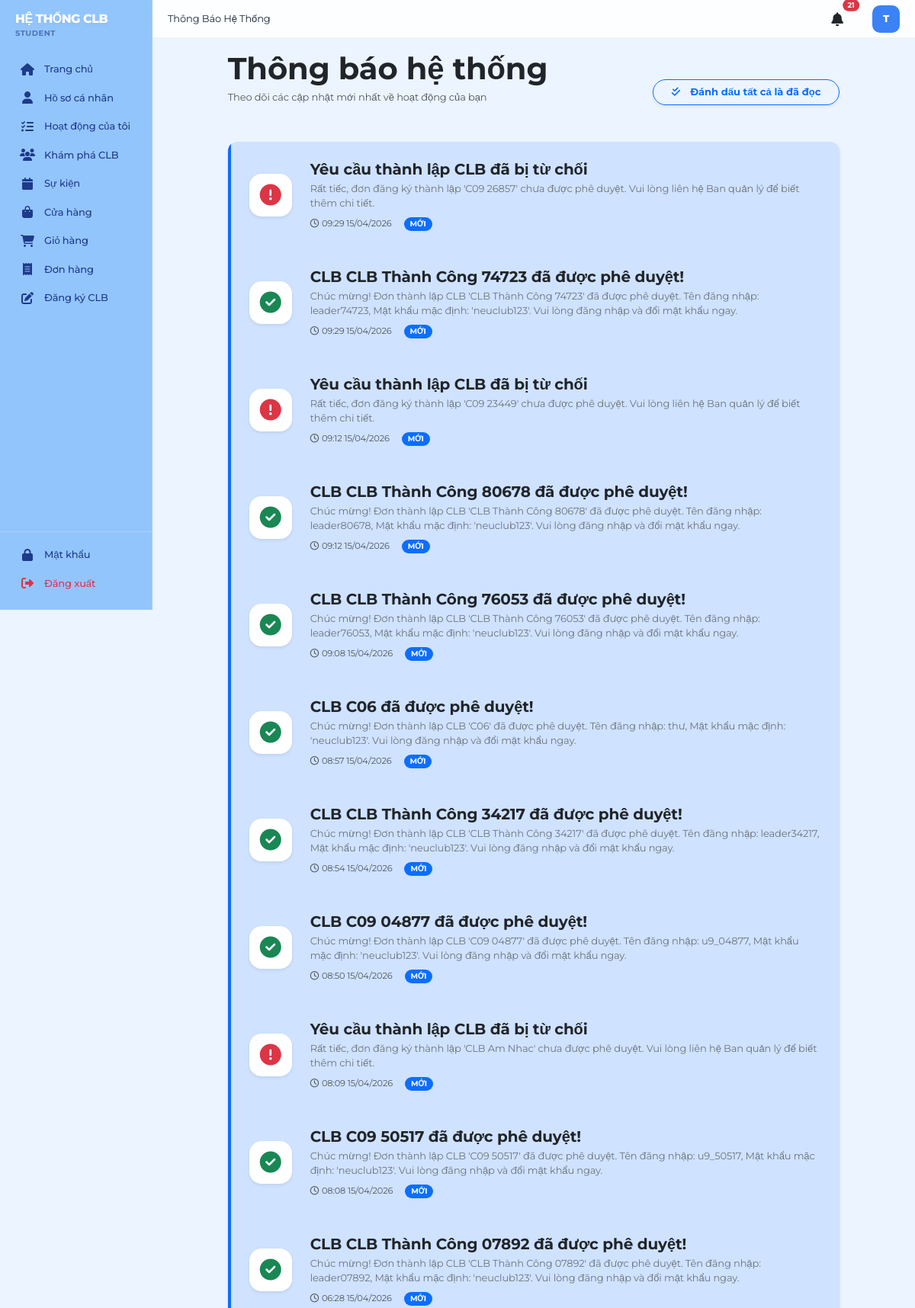
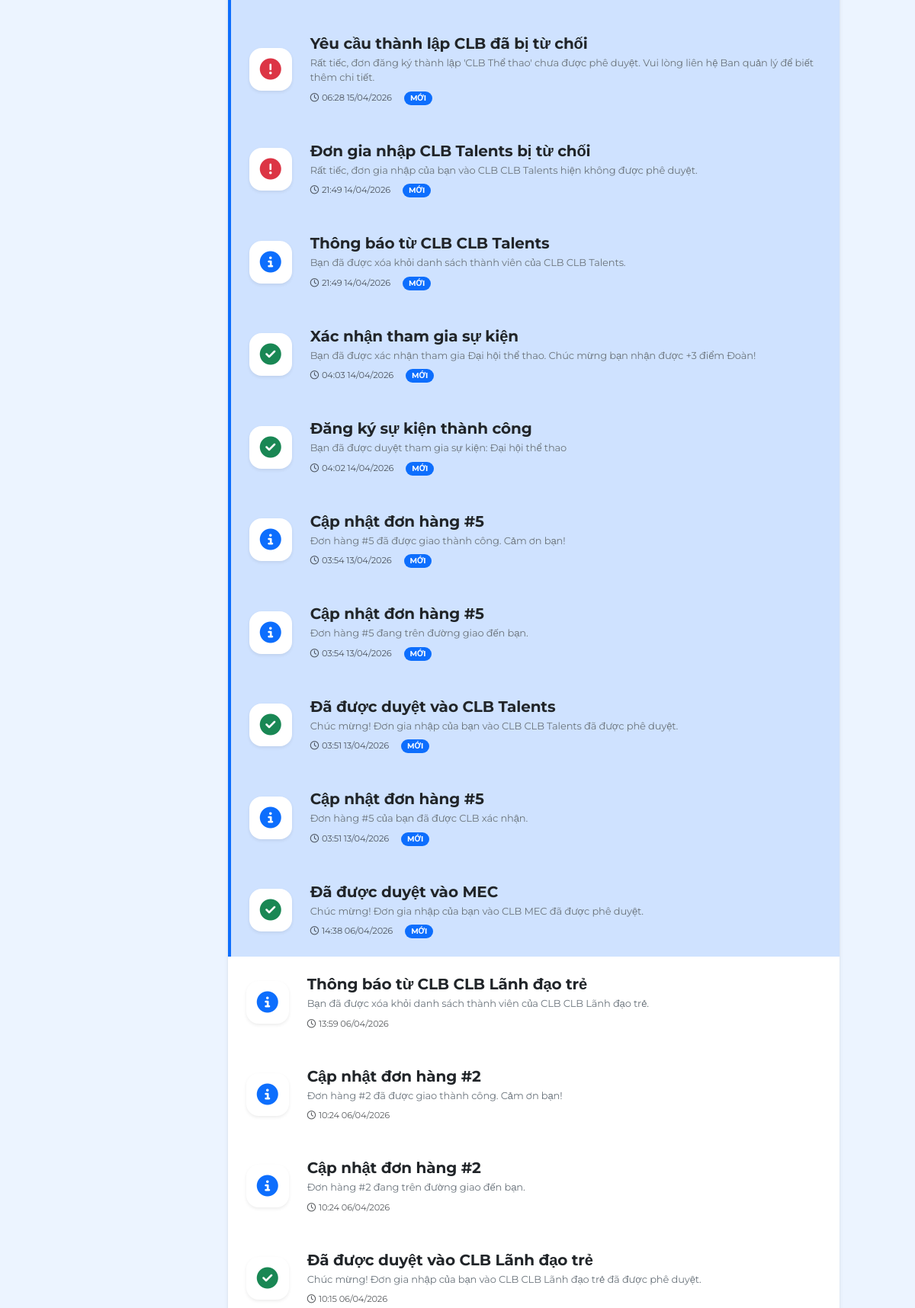
Page /notifications (signed in, upper part) on the committed database (2 pictures, top to bottom).
### models.py (models this page shows, shortened)
class User(db.Model):
    __tablename__ = 'users'
    id = db.Column(db.Integer, primary_key=True)
    username = db.Column(db.String(120), unique=True, nullable=False)
    email = db.Column(db.String(120), unique=True, nullable=False)
    password_hash = db.Column(db.String(255), nullable=False)
    user_type = db.Column(db.String(20), nullable=False)  # student, club, admin
    status = db.Column(db.String(20), default=STATUS_ACTIVE)  # active, inactive
    created_at = db.Column(db.DateTime, default=datetime.utcnow)
    updated_at = db.Column(db.DateTime, default=datetime.utcnow, onupdate=datetime.utcnow)
    student_profile = db.relationship('Student', backref='user', uselist=False, cascade='all, delete-orphan')
    club_profile = db.relationship('Club', backref='user', uselist=False, cascade='all, delete-orphan', foreign_keys='Club.user_id')
    def is_student(self):
        return self.user_type == USER_TYPE_STUDENT
    def is_club(self):
        return self.user_type == USER_TYPE_CLUB

class Notification(db.Model):
    __tablename__ = 'notifications'
    id = db.Column(db.Integer, primary_key=True)
    user_id = db.Column(db.Integer, db.ForeignKey('users.id'), nullable=False)
    title = db.Column(db.String(200), nullable=False)
    message = db.Column(db.Text)
    notification_type = db.Column(db.String(50))  # club_update, event, order, etc.
    is_read = db.Column(db.Boolean, default=False)
    created_at = db.Column(db.DateTime, default=datetime.utcnow)
    user = db.relationship('User', backref='notifications')

### app.py (the view)
@app.route('/notifications')
@login_required
def notifications_list():
    notifications = Notification.query.filter_by(user_id=current_user.id).order_by(Notification.created_at.desc()).all()
    return render_template('notifications.html', notifications=notifications)

### app.py (called while the page is built)
@login_manager.user_loader
def load_user(user_id):
    return User.query.get(int(user_id))

@app.context_processor
def inject_global_data():
    unread_count = 0
    cart_count = 0
    if current_user.is_authenticated:
        unread_count = Notification.query.filter_by(user_id=current_user.id, is_read=False).count()
        if current_user.is_student():
            cart_count = CartItem.query.filter_by(user_id=current_user.id).count()
        elif 'cart' in session:
            cart_count = sum(session['cart'].values())
    return dict(unread_count=unread_count, cart_count=cart_count)

### templates/notifications.html (shortened to what this page needs)
{% extends "base.html" %}
{% block page_title %}Thông Báo Hệ Thống{% endblock %}
{% block content %}
<div class="row justify-content-center">
    <div class="col-lg-10">
        <div class="d-flex justify-content-between align-items-end mb-5">
            <div>
                <h2 class="display-6 fw-bold mb-1 text-dark">Thông báo hệ thống</h2>
                <p class="text-muted mb-0">Theo dõi các cập nhật mới nhất về hoạt động của bạn</p>
            </div>
            <form action="{{ url_for('read_all_notifications') }}" method="POST">
                <button type="submit" class="btn btn-outline-primary shadow-sm rounded-pill px-4 fw-bold">
                    <i class="fas fa-check-double me-2"></i>Đánh dấu tất cả là đã đọc
                </button>
            </form>
        </div>
        <div class="card border-0 shadow-sm overflow-hidden">
            <div class="list-group list-group-flush">
                {% for n in notifications %}
                <div class="list-group-item p-4 border-0 {{ 'bg-primary-subtle border-start border-primary border-4' if not n.is_read else '' }} transition-all hover-bg-light">
                    <div class="d-flex justify-content-between align-items-start">
                        <div class="d-flex align-items-center gap-4">
                            <div class="rounded-4 d-flex align-items-center justify-content-center shadow-sm" style="width: 56px; height: 56px; min-width: 56px; background: white;">
                                {% if n.notification_type == 'success' %}
                                <i class="fas fa-check-circle text-success fs-3"></i>
                                {% elif n.notification_type == 'danger' %}
                                <i class="fas fa-exclamation-circle text-danger fs-3"></i>
                                {% else %}
                                <i class="fas fa-info-circle text-primary fs-3"></i>
                                {% endif %}
                            </div>
                            <div>
                                <h6 class="fw-bold text-dark mb-1 fs-5">{{ n.title }}</h6>
                                <p class="text-secondary mb-2">{{ n.message }}</p>
                                <div class="d-flex align-items-center gap-3">
                                    <small class="text-muted small">
                                        <i class="far fa-clock me-1"></i>{{ n.created_at.strftime('%H:%M %d/%m/%Y') }}
                                    </small>
                                    {% if not n.is_read %}
                                    <span class="badge bg-primary rounded-pill px-2 py-1" style="font-size: 10px;">MỚI</span>
                                    {% endif %}
                                </div>
                            </div>
                        </div>
                    </div>
                </div>
                {% endfor %}
            </div>
        </div>
    </div>
</div>
<link rel="stylesheet" href="{{ url_for('static', filename='css/notifications.css') }}">
{% endblock %}

### templates/base.html (shortened to what this page needs)
<!DOCTYPE html>
<html lang="vi">
<head>
    <link href="https://cdn.jsdelivr.net/npm/bootstrap@5.3.0/dist/css/bootstrap.min.css" rel="stylesheet">
    <link rel="stylesheet" href="https://cdnjs.cloudflare.com/ajax/libs/font-awesome/6.4.0/css/all.min.css">
<link rel="stylesheet" href="{{ url_for('static', filename='css/style.css') }}">
</head>
<body>
    <div class="layout">
        {% if not hide_sidebar %}
        <div class="sidebar">
            <div class="logo">
                <h5>HỆ THỐNG CLB</h5>
                <p>{% if current_user.is_authenticated %}{{ current_user.user_type }}{% else %}Sinh viên{% endif %}</p>
            </div>
            <nav class="sidebar-nav">
                {% if current_user.is_authenticated %}
                    {% if current_user.is_student() %}
                        <div class="nav-item">
                            <a href="{{ url_for('student_dashboard') }}" class="nav-link {% if request.endpoint == 'student_dashboard' %}active{% endif %}">
                                <i class="fas fa-home"></i> Trang chủ
                            </a>
                        </div>
                        <div class="nav-item">
                            <a href="{{ url_for('student_profile') }}" class="nav-link {% if request.endpoint and 'profile' in request.endpoint %}active{% endif %}">
                                <i class="fas fa-user"></i> Hồ sơ cá nhân
                            </a>
                        </div>
                        <div class="nav-item">
                            <a href="{{ url_for('student_activities') }}" class="nav-link {% if request.endpoint == 'student_activities' %}active{% endif %}">
                                <i class="fas fa-tasks"></i> Hoạt động của tôi
                            </a>
                        </div>
                        <div class="nav-item">
                            <a href="{{ url_for('student_clubs') }}" class="nav-link {% if request.endpoint == 'student_clubs' %}active{% endif %}">
                                <i class="fas fa-users"></i> Khám phá CLB
                            </a>
                        </div>
                        <div class="nav-item">
                            <a href="{{ url_for('student_events') }}" class="nav-link {% if request.endpoint == 'student_events' %}active{% endif %}">
                                <i class="fas fa-calendar"></i> Sự kiện
                            </a>
                        </div>
                        <div class="nav-item">
                            <a href="{{ url_for('products_list') }}" class="nav-link {% if 'product' in request.endpoint|string %}active{% endif %}">
                                <i class="fas fa-shopping-bag"></i> Cửa hàng
                            </a>
                        </div>
                        <div class="nav-item">
                            <a href="{{ url_for('cart') }}" class="nav-link {% if request.endpoint == 'cart' %}active{% endif %}">
                                <i class="fas fa-shopping-cart"></i> Giỏ hàng
                            </a>
                        </div>
                        <div class="nav-item">
                            <a href="{{ url_for('orders_list') }}" class="nav-link {% if request.endpoint == 'orders_list' %}active{% endif %}">
                                <i class="fas fa-receipt"></i> Đơn hàng
                            </a>
                        </div>
                        <div class="nav-item">
                            <a href="{{ url_for('student_club_register') }}" class="nav-link {% if request.endpoint == 'student_club_register' %}active{% endif %}">
                                <i class="fas fa-edit"></i> Đăng ký CLB
                            </a>
                        </div>
                    {% endif %}
                {% endif %}
            </nav>
            {% if current_user.is_authenticated %}
            <div class="sidebar-footer">
                <div class="nav-item">
                    <a href="{{ url_for('change_credentials') }}" class="nav-link {% if request.endpoint == 'change_credentials' %}active{% endif %}">
                        <i class="fas fa-lock"></i> Mật khẩu
                    </a>
                </div>
                <div class="nav-item">
                    <a href="{{ url_for('logout') }}" class="nav-link text-danger">
                        <i class="fas fa-sign-out-alt"></i> Đăng xuất
                    </a>
                </div>
            </div>
            {% endif %}
        </div>
        {% endif %}
        <div class="main-container {% if hide_sidebar %}no-sidebar{% endif %}">
            {% if not hide_sidebar %}
            <div class="top-header">
                <div class="header-left">
                    {% block page_title %}{% endblock %}
                </div>
                <div class="header-right">
                    <a href="{{ url_for('notifications_list') }}" class="notification-icon position-relative text-dark text-decoration-none me-3">
                        <i class="fas fa-bell"></i>
                        {% if unread_count > 0 %}
                        <span class="position-absolute top-0 start-100 translate-middle badge rounded-pill bg-danger" style="font-size: 0.6rem; padding: 0.35em 0.65em; border: 2px solid #fff;">
                            {{ unread_count if unread_count < 100 else '99+' }}
                        </span>
                        {% endif %}
                    </a>
                    {% if current_user.is_authenticated %}
                        {% set avatar = None %}
                        {% if current_user.is_student() and current_user.student_profile and current_user.student_profile.avatar_url %}
                            {% set avatar = current_user.student_profile.avatar_url %}
                        {% elif current_user.is_club() and current_user.club_profile and current_user.club_profile.logo_url %}
                            {% set avatar = current_user.club_profile.logo_url %}
                        {% endif %}
                        {% if avatar %}
                        <div class="user-avatar border border-2 shadow-sm" title="{{ current_user.username }}">
                            <img src="{{ avatar }}" alt="Avatar" style="width: 100%; height: 100%; object-fit: cover; border-radius: 50%;">
                        </div>
                        {% else %}
                        <div class="user-avatar" title="{{ current_user.username or 'User' }}">
                            {{ (current_user.username[0].upper() if current_user.username else '?') }}
                        </div>
                        {% endif %}
                    {% endif %}
                </div>
            </div>
            {% endif %}
            <div class="content-area">
                {% block content %}{% endblock %}
            </div>
        </div>
    </div>
</body>
</html>

### static/css/style.css (style rules this page uses)
body, h1, h2, h3, h4, h5, h6, p, a, button, input, span, div { font-family: 'Montserrat', sans-serif !important; }
:root { --primary: #3B82F6; --primary-dark: #2563EB; --primary-light: #EFF6FF; --primary-soft: rgba(59, 130, 246, 0.1); --primary-gradient: linear-gradient(135deg, #3B82F6 0%, #2563EB 100%); --secondary: #64748B; --sidebar-bg: #93C5FD; --sidebar-text: #1E3A8A; --sidebar-active: rgba(255, 255, 255, 0.4); --sidebar-hover: rgba(255, 255, 255, 0.15); --main-bg: #ECF4FF; --white: #FFFFFF; --text-dark: #1E293B; --text-muted: #64748B; --success: #10B981; --warning: #F59E0B; --danger: #EF4444; --glass: rgba(255, 255, 255, 0.7); --glass-border: rgba(255, 255, 255, 0.3); --shadow-sm: 0 1px 2px 0 rgb(0 0 0 / 0.05); --shadow: 0 4px 6px -1px rgb(0 0 0 / 0.1), 0 2px 4px -2px rgb(0 0 0 / 0.1); --shadow-lg: 0 20px 25px -5px rgb(0 0 0 / 0.1), 0 8px 10px -6px rgb(0 0 0 / 0.1); --radius: 12px; --radius-lg: 20px; --transition: all 0.3s cubic-bezier(0.4, 0, 0.2, 1); }
* { margin: 0; padding: 0; box-sizing: border-box; }
body { font-family: 'Inter', system-ui, -apple-system, sans-serif; background-color: var(--main-bg); color: var(--text-dark); min-height: 100vh; overflow-x: hidden; letter-spacing: -0.01em; font-size: 13px; }
.layout { display: flex; width: 100%; }
.sidebar { width: 200px; background-color: var(--sidebar-bg); padding: 15px 0; position: fixed; height: 100vh; left: 0; top: 0; z-index: 1000; transition: var(--transition); border-right: 1px solid rgba(255, 255, 255, 0.1); display: flex; flex-direction: column; }
.sidebar .logo { padding: 0 20px 20px 20px; display: flex; flex-direction: column; gap: 2px; }
.sidebar .logo h5 { color: white; font-size: 16px; font-weight: 800; margin: 0; letter-spacing: -0.5px; text-shadow: 0 2px 4px rgba(0,0,0,0.05); }
.sidebar .logo p { font-size: 10px; color: rgba(30, 58, 138, 0.6); margin: 0; font-weight: 700; text-transform: uppercase; letter-spacing: 0.5px; }
.sidebar .nav-item { margin: 2px 12px; }
.sidebar .nav-link { color: var(--sidebar-text); padding: 8px 14px; text-decoration: none; display: flex; align-items: center; font-size: 13px; font-weight: 500; transition: var(--transition); border-radius: 10px; }
.sidebar .nav-link i { margin-right: 12px; font-size: 16px; width: 20px; text-align: center; transition: var(--transition); }
.sidebar-nav { flex-grow: 1; overflow-y: auto; scrollbar-width: none; }
.sidebar-footer { border-top: 1px solid rgba(255, 255, 255, 0.2); padding-top: 10px; margin-top: auto; }
.main-container { margin-left: 200px; width: calc(100% - 200px); min-height: 100vh; display: flex; flex-direction: column; animation: fadeIn 0.3s ease-out; }
.top-header { height: 50px; background: rgba(255, 255, 255, 0.85); backdrop-filter: blur(12px); border-bottom: 1px solid rgba(0,0,0,0.05); display: flex; align-items: center; justify-content: space-between; padding: 0 20px; position: sticky; top: 0; z-index: 999; }
.header-right { display: flex; align-items: center; gap: 12px; }
.notification-icon { font-size: 18px; color: var(--text-muted); transition: var(--transition); width: 36px; height: 36px; display: flex; align-items: center; justify-content: center; border-radius: 10px; background: transparent; }
.user-avatar { width: 36px; height: 36px; border-radius: 10px; background: var(--primary); color: white; display: flex; align-items: center; justify-content: center; font-weight: 800; font-size: 13px; }
.content-area { padding: 16px; }
.card { border: none !important; background: var(--white); border-radius: var(--radius) !important; box-shadow: var(--shadow) !important; transition: var(--transition) !important; }
.btn { border-radius: 8px; font-weight: 600; padding: 6px 14px; font-size: 13px; transition: var(--transition); display: inline-flex; align-items: center; justify-content: center; gap: 5px; }

### static/css/notifications.css (style rules this page uses)
.transition-all { transition: all 0.2s ease; }

### rows in the picture
User: user_type "STUDENT", username "T"
Notification: notification_type "danger" (drawn), title "Yêu cầu thành lập CLB đã bị từ chối", message "Rất tiếc, đơn đăng ký thành lập 'C09 26857' chưa được phê duyệt. Vui lòng liên hệ Ban quản lý để biết thêm chi tiết.", created_at "09:29 15/04/2026", is_read "MỚI"
Notification: notification_type "success" (drawn), title "CLB CLB Thành Công 74723 đã được phê duyệt!", message "Chúc mừng! Đơn thành lập CLB 'CLB Thành Công 74723' đã được phê duyệt. Tên đăng nhập: leader74723, Mật khẩu mặc định: 'neuclub123'. Vui lòng đăng nhập và đổi mật khẩu ngay.", created_at "09:29 15/04/2026", is_read "MỚI"
Notification: notification_type "danger" (drawn), title "Yêu cầu thành lập CLB đã bị từ chối", message "Rất tiếc, đơn đăng ký thành lập 'C09 23449' chưa được phê duyệt. Vui lòng liên hệ Ban quản lý để biết thêm chi tiết.", created_at "09:12 15/04/2026", is_read "MỚI"
Notification: notification_type "success" (drawn), title "CLB CLB Thành Công 80678 đã được phê duyệt!", message "Chúc mừng! Đơn thành lập CLB 'CLB Thành Công 80678' đã được phê duyệt. Tên đăng nhập: leader80678, Mật khẩu mặc định: 'neuclub123'. Vui lòng đăng nhập và đổi mật khẩu ngay.", created_at "09:12 15/04/2026", is_read "MỚI"
Notification: notification_type "success" (drawn), title "CLB CLB Thành Công 76053 đã được phê duyệt!", message "Chúc mừng! Đơn thành lập CLB 'CLB Thành Công 76053' đã được phê duyệt. Tên đăng nhập: leader76053, Mật khẩu mặc định: 'neuclub123'. Vui lòng đăng nhập và đổi mật khẩu ngay.", created_at "09:08 15/04/2026", is_read "MỚI"
Notification: notification_type "success" (drawn), title "CLB C06 đã được phê duyệt!", message "Chúc mừng! Đơn thành lập CLB 'C06' đã được phê duyệt. Tên đăng nhập: thư, Mật khẩu mặc định: 'neuclub123'. Vui lòng đăng nhập và đổi mật khẩu ngay.", created_at "08:57 15/04/2026", is_read "MỚI"
Notification: notification_type "success" (drawn), title "CLB CLB Thành Công 34217 đã được phê duyệt!", message "Chúc mừng! Đơn thành lập CLB 'CLB Thành Công 34217' đã được phê duyệt. Tên đăng nhập: leader34217, Mật khẩu mặc định: 'neuclub123'. Vui lòng đăng nhập và đổi mật khẩu ngay.", created_at "08:54 15/04/2026", is_read "MỚI"
Notification: notification_type "success" (drawn), title "CLB C09 04877 đã được phê duyệt!", message "Chúc mừng! Đơn thành lập CLB 'C09 04877' đã được phê duyệt. Tên đăng nhập: u9_04877, Mật khẩu mặc định: 'neuclub123'. Vui lòng đăng nhập và đổi mật khẩu ngay.", created_at "08:50 15/04/2026", is_read "MỚI"
Notification: notification_type "danger" (drawn), title "Yêu cầu thành lập CLB đã bị từ chối", message "Rất tiếc, đơn đăng ký thành lập 'CLB Am Nhac' chưa được phê duyệt. Vui lòng liên hệ Ban quản lý để biết thêm chi tiết.", created_at "08:09 15/04/2026", is_read "MỚI"
Notification: notification_type "success" (drawn), title "CLB C09 50517 đã được phê duyệt!", message "Chúc mừng! Đơn thành lập CLB 'C09 50517' đã được phê duyệt. Tên đăng nhập: u9_50517, Mật khẩu mặc định: 'neuclub123'. Vui lòng đăng nhập và đổi mật khẩu ngay.", created_at "08:08 15/04/2026", is_read "MỚI"
Notification: notification_type "success" (drawn), title "CLB CLB Thành Công 07892 đã được phê duyệt!", message "Chúc mừng! Đơn thành lập CLB 'CLB Thành Công 07892' đã được phê duyệt. Tên đăng nhập: leader07892, Mật khẩu mặc định: 'neuclub123'. Vui lòng đăng nhập và đổi mật khẩu ngay.", created_at "06:28 15/04/2026", is_read "MỚI"
Notification: notification_type "danger" (drawn), title "Yêu cầu thành lập CLB đã bị từ chối", message "Rất tiếc, đơn đăng ký thành lập 'CLB Thể thao' chưa được phê duyệt. Vui lòng liên hệ Ban quản lý để biết thêm chi tiết.", created_at "06:28 15/04/2026", is_read "MỚI"
Notification: notification_type "danger" (drawn), title "Đơn gia nhập CLB Talents bị từ chối", message "Rất tiếc, đơn gia nhập của bạn vào CLB CLB Talents hiện không được phê duyệt.", created_at "21:49 14/04/2026", is_read "MỚI"
Notification: title "Thông báo từ CLB CLB Talents", message "Bạn đã được xóa khỏi danh sách thành viên của CLB CLB Talents.", created_at "21:49 14/04/2026", is_read "MỚI"
Notification: notification_type "success" (drawn), title "Xác nhận tham gia sự kiện", message "Bạn đã được xác nhận tham gia Đại hội thể thao. Chúc mừng bạn nhận được +3 điểm Đoàn!", created_at "04:03 14/04/2026", is_read "MỚI"
Notification: notification_type "success" (drawn), title "Đăng ký sự kiện thành công", message "Bạn đã được duyệt tham gia sự kiện: Đại hội thể thao", created_at "04:02 14/04/2026", is_read "MỚI"
Notification: title "Cập nhật đơn hàng #5", message "Đơn hàng #5 đã được giao thành công. Cảm ơn bạn!", created_at "03:54 13/04/2026", is_read "MỚI"
Notification: title "Cập nhật đơn hàng #5", message "Đơn hàng #5 đang trên đường giao đến bạn.", created_at "03:54 13/04/2026", is_read "MỚI"
Notification: notification_type "success" (drawn), title "Đã được duyệt vào CLB Talents", message "Chúc mừng! Đơn gia nhập của bạn vào CLB CLB Talents đã được phê duyệt.", created_at "03:51 13/04/2026", is_read "MỚI"
Notification: title "Cập nhật đơn hàng #5", message "Đơn hàng #5 của bạn đã được CLB xác nhận.", created_at "03:51 13/04/2026", is_read "MỚI"
Notification: notification_type "success" (drawn), title "Đã được duyệt vào MEC", message "Chúc mừng! Đơn gia nhập của bạn vào CLB MEC đã được phê duyệt.", created_at "14:38 06/04/2026", is_read "MỚI"
Notification: title "Thông báo từ CLB CLB Lãnh đạo trẻ", message "Bạn đã được xóa khỏi danh sách thành viên của CLB CLB Lãnh đạo trẻ.", created_at "13:59 06/04/2026"
Notification: title "Cập nhật đơn hàng #2", message "Đơn hàng #2 đã được giao thành công. Cảm ơn bạn!", created_at "10:24 06/04/2026"
Notification: title "Cập nhật đơn hàng #2", message "Đơn hàng #2 đang trên đường giao đến bạn.", created_at "10:24 06/04/2026"
Notification: notification_type "success" (drawn), title "Đã được duyệt vào CLB Lãnh đạo trẻ", message "Chúc mừng! Đơn gia nhập của bạn vào CLB CLB Lãnh đạo trẻ đã được phê duyệt.", created_at "10:15 06/04/2026"

### other values in the picture
{{ unread_count if unread_count < 100 else '99+' }} "21"
